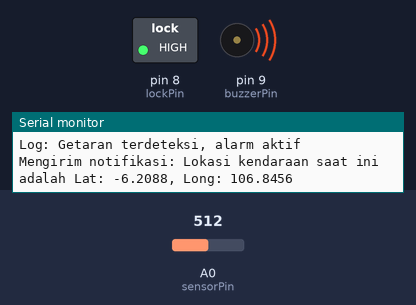
Bench run of a sketch on a simulated Arduino Uno, built with avr-gcc and run on an emulated ATmega328P. On the bench: switched loads named in the sketch (green lamp = pin HIGH), buzzer (waves = sounding, pin HIGH), the last lines printed to the serial monitor. The test bench sets the inputs (shaded band); at power-on: A0 (sensorPin) = 512.

Above: at 1.2 s.
1.3 s: A0 (sensorPin) set to 489
At 2.3 s:
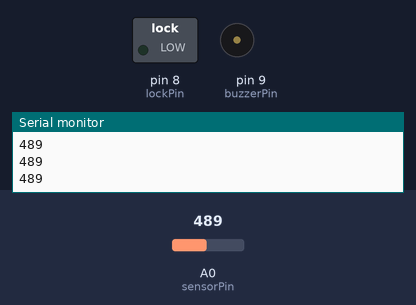
2.8 s: A0 (sensorPin) set to 510
At 3.5 s:
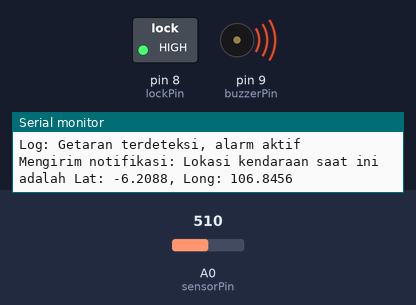
5.8 s: A0 (sensorPin) set to 490
At 6.6 s:
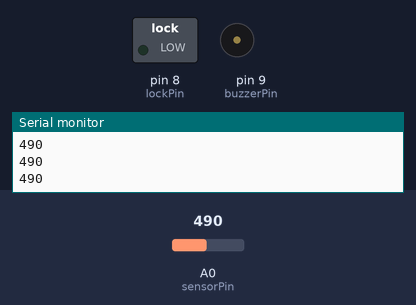
Timing chart, 0 to 8.8 s (numbered marks = the images above; inputs shaded):
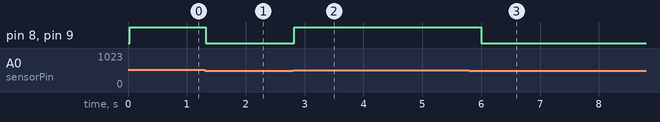

Measured:
- the behaviour switches between 501 and 500 on A0 (sensorPin) (found by bisection; images 0 and 1)
- after the input at 1.3 s, pin 8 (lockPin), pin 9 (buzzerPin): HIGH → LOW at once
- after the input at 2.8 s, pin 8 (lockPin), pin 9 (buzzerPin): LOW → HIGH at once
- after the input at 5.8 s, pin 8 (lockPin), pin 9 (buzzerPin): HIGH → LOW after 0.21 s

The sketch:

main.ino
```cpp
#include "gps.ino"
#include "wifi.ino"
#include "sms.ino"
#include "logging.ino"

const int sensorPin = A0;
const int buzzerPin = 9;
const int lockPin = 8;
const int threshold = 500;

void setup() {
  pinMode(sensorPin, INPUT);
  pinMode(buzzerPin, OUTPUT);
  pinMode(lockPin, OUTPUT);
  Serial.begin(9600);

  initGPS();
  initWiFi();
  initSMS();
  initLogging();
}

void loop() {
  int sensorValue = analogRead(sensorPin);
  Serial.println(sensorValue);

  if (sensorValue > threshold) {
    digitalWrite(buzzerPin, HIGH);
    digitalWrite(lockPin, HIGH);
    sendSMS("Peringatan: Deteksi getaran mencurigakan pada kendaraan Anda!");
    logEvent("Getaran terdeteksi, alarm aktif");
    String location = getGPSLocation();
    sendWiFiNotification(location);
  } else {
    digitalWrite(buzzerPin, LOW);
    digitalWrite(lockPin, LOW);
  }

  delay(100);
}
```

gps.ino
```cpp
void initGPS() {
  Serial.println("Inisialisasi GPS...");
}

String getGPSLocation() {
  String location = "Lat: -6.2088, Long: 106.8456";
  return location;
}
```

logging.ino
```cpp
void initLogging() {
  Serial.println("Inisialisasi logging...");
}

void logEvent(String event) {
  Serial.print("Log: ");
  Serial.println(event);
}
```

sms.ino
```cpp
void initSMS() {
  Serial.println("Inisialisasi SMS...");
}

void sendSMS(String message) {
  Serial.print("Mengirim SMS: ");
  Serial.println(message);
}
```

wifi.ino
```cpp
void initWiFi() {
  Serial.println("Inisialisasi Wi-Fi...");
}

void sendWiFiNotification(String location) {
  Serial.print("Mengirim notifikasi: Lokasi kendaraan saat ini adalah ");
  Serial.println(location);
}
```
